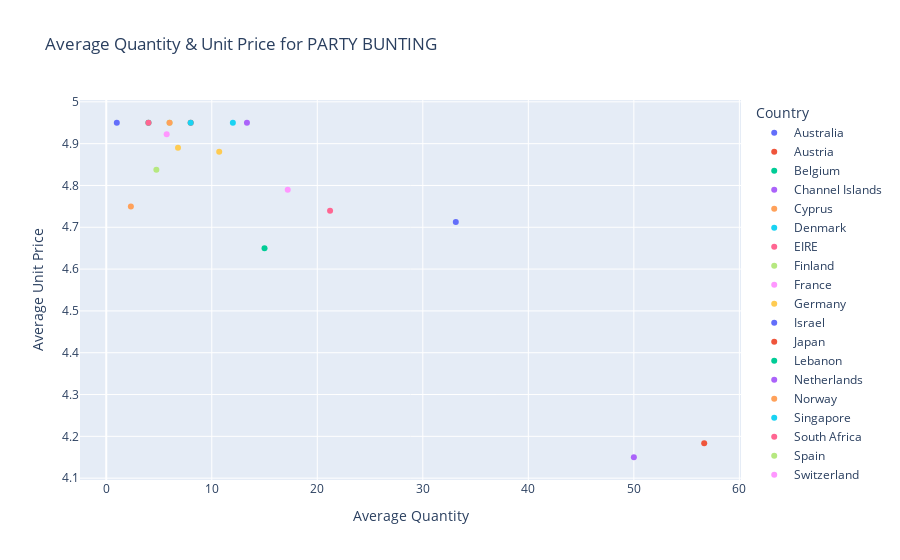

The notebook cell this image was saved under:
### Code cell
fig = px.scatter(avgg, x='Quantity', y='UnitPrice', color='Country',
                 labels={'Quantity': 'Average Quantity', 'UnitPrice': 'Average Unit Price'},
                 title='Average Quantity & Unit Price for PARTY BUNTING')

fig.show()

### Figure 1 — Plotly figure (JSON) as saved in the notebook; plotly's stock layout.template omitted (floating-point values rounded to 4 significant figures)
{"data": [{"hovertemplate": "Country=Australia<br>Average Quantity=%{x}<br>Average Unit Price=%{y}<extra></extra>", "legendgroup": "Australia", "marker": {"color": "#636efa", "symbol": "circle"}, "mode": "markers", "name": "Australia", "orientation": "v", "showlegend": true, "type": "scatter", "x": [33.12], "xaxis": "x", "y": [4.713], "yaxis": "y"}, {"hovertemplate": "Country=Austria<br>Average Quantity=%{x}<br>Average Unit Price=%{y}<extra></extra>", "legendgroup": "Austria", "marker": {"color": "#EF553B", "symbol": "circle"}, "mode": "markers", "name": "Austria", "orientation": "v", "showlegend": true, "type": "scatter", "x": [8], "xaxis": "x", "y": [4.95], "yaxis": "y"}, {"hovertemplate": "Country=Belgium<br>Average Quantity=%{x}<br>Average Unit Price=%{y}<extra></extra>", "legendgroup": "Belgium", "marker": {"color": "#00cc96", "symbol": "circle"}, "mode": "markers", "name": "Belgium", "orientation": "v", "showlegend": true, "type": "scatter", "x": [4], "xaxis": "x", "y": [4.95], "yaxis": "y"}, {"hovertemplate": "Country=Channel Islands<br>Average Quantity=%{x}<br>Average Unit Price=%{y}<extra></extra>", "legendgroup": "Channel Islands", "marker": {"color": "#ab63fa", "symbol": "circle"}, "mode": "markers", "name": "Channel Islands", "orientation": "v", "showlegend": true, "type": "scatter", "x": [13.33], "xaxis": "x", "y": [4.95], "yaxis": "y"}, {"hovertemplate": "Country=Cyprus<br>Average Quantity=%{x}<br>Average Unit Price=%{y}<extra></extra>", "legendgroup": "Cyprus", "marker": {"color": "#FFA15A", "symbol": "circle"}, "mode": "markers", "name": "Cyprus", "orientation": "v", "showlegend": true, "type": "scatter", "x": [2.333], "xaxis": "x", "y": [4.75], "yaxis": "y"}, {"hovertemplate": "Country=Denmark<br>Average Quantity=%{x}<br>Average Unit Price=%{y}<extra></extra>", "legendgroup": "Denmark", "marker": {"color": "#19d3f3", "symbol": "circle"}, "mode": "markers", "name": "Denmark", "orientation": "v", "showlegend": true, "type": "scatter", "x": [12], "xaxis": "x", "y": [4.95], "yaxis": "y"}, {"hovertemplate": "Country=EIRE<br>Average Quantity=%{x}<br>Average Unit Price=%{y}<extra></extra>", "legendgroup": "EIRE", "marker": {"color": "#FF6692", "symbol": "circle"}, "mode": "markers", "name": "EIRE", "orientation": "v", "showlegend": true, "type": "scatter", "x": [21.21], "xaxis": "x", "y": [4.739], "yaxis": "y"}, {"hovertemplate": "Country=Finland<br>Average Quantity=%{x}<br>Average Unit Price=%{y}<extra></extra>", "legendgroup": "Finland", "marker": {"color": "#B6E880", "symbol": "circle"}, "mode": "markers", "name": "Finland", "orientation": "v", "showlegend": true, "type": "scatter", "x": [6], "xaxis": "x", "y": [4.95], "yaxis": "y"}, {"hovertemplate": "Country=France<br>Average Quantity=%{x}<br>Average Unit Price=%{y}<extra></extra>", "legendgroup": "France", "marker": {"color": "#FF97FF", "symbol": "circle"}, "mode": "markers", "name": "France", "orientation": "v", "showlegend": true, "type": "scatter", "x": [5.727], "xaxis": "x", "y": [4.923], "yaxis": "y"}, {"hovertemplate": "Country=Germany<br>Average Quantity=%{x}<br>Average Unit Price=%{y}<extra></extra>", "legendgroup": "Germany", "marker": {"color": "#FECB52", "symbol": "circle"}, "mode": "markers", "name": "Germany", "orientation": "v", "showlegend": true, "type": "scatter", "x": [6.8], "xaxis": "x", "y": [4.89], "yaxis": "y"}, {"hovertemplate": "Country=Israel<br>Average Quantity=%{x}<br>Average Unit Price=%{y}<extra></extra>", "legendgroup": "Israel", "marker": {"color": "#636efa", "symbol": "circle"}, "mode": "markers", "name": "Israel", "orientation": "v", "showlegend": true, "type": "scatter", "x": [1], "xaxis": "x", "y": [4.95], "yaxis": "y"}, {"hovertemplate": "Country=Japan<br>Average Quantity=%{x}<br>Average Unit Price=%{y}<extra></extra>", "legendgroup": "Japan", "marker": {"color": "#EF553B", "symbol": "circle"}, "mode": "markers", "name": "Japan", "orientation": "v", "showlegend": true, "type": "scatter", "x": [56.67], "xaxis": "x", "y": [4.183], "yaxis": "y"}, {"hovertemplate": "Country=Lebanon<br>Average Quantity=%{x}<br>Average Unit Price=%{y}<extra></extra>", "legendgroup": "Lebanon", "marker": {"color": "#00cc96", "symbol": "circle"}, "mode": "markers", "name": "Lebanon", "orientation": "v", "showlegend": true, "type": "scatter", "x": [15], "xaxis": "x", "y": [4.65], "yaxis": "y"}, {"hovertemplate": "Country=Netherlands<br>Average Quantity=%{x}<br>Average Unit Price=%{y}<extra></extra>", "legendgroup": "Netherlands", "marker": {"color": "#ab63fa", "symbol": "circle"}, "mode": "markers", "name": "Netherlands", "orientation": "v", "showlegend": true, "type": "scatter", "x": [50], "xaxis": "x", "y": [4.15], "yaxis": "y"}, {"hovertemplate": "Country=Norway<br>Average Quantity=%{x}<br>Average Unit Price=%{y}<extra></extra>", "legendgroup": "Norway", "marker": {"color": "#FFA15A", "symbol": "circle"}, "mode": "markers", "name": "Norway", "orientation": "v", "showlegend": true, "type": "scatter", "x": [6], "xaxis": "x", "y": [4.95], "yaxis": "y"}, {"hovertemplate": "Country=Singapore<br>Average Quantity=%{x}<br>Average Unit Price=%{y}<extra></extra>", "legendgroup": "Singapore", "marker": {"color": "#19d3f3", "symbol": "circle"}, "mode": "markers", "name": "Singapore", "orientation": "v", "showlegend": true, "type": "scatter", "x": [8], "xaxis": "x", "y": [4.95], "yaxis": "y"}, {"hovertemplate": "Country=South Africa<br>Average Quantity=%{x}<br>Average Unit Price=%{y}<extra></extra>", "legendgroup": "South Africa", "marker": {"color": "#FF6692", "symbol": "circle"}, "mode": "markers", "name": "South Africa", "orientation": "v", "showlegend": true, "type": "scatter", "x": [4], "xaxis": "x", "y": [4.95], "yaxis": "y"}, {"hovertemplate": "Country=Spain<br>Average Quantity=%{x}<br>Average Unit Price=%{y}<extra></extra>", "legendgroup": "Spain", "marker": {"color": "#B6E880", "symbol": "circle"}, "mode": "markers", "name": "Spain", "orientation": "v", "showlegend": true, "type": "scatter", "x": [4.75], "xaxis": "x", "y": [4.838], "yaxis": "y"}, {"hovertemplate": "Country=Switzerland<br>Average Quantity=%{x}<br>Average Unit Price=%{y}<extra></extra>", "legendgroup": "Switzerland", "marker": {"color": "#FF97FF", "symbol": "circle"}, "mode": "markers", "name": "Switzerland", "orientation": "v", "showlegend": true, "type": "scatter", "x": [17.2], "xaxis": "x", "y": [4.79], "yaxis": "y"}, {"hovertemplate": "Country=United Kingdom<br>Average Quantity=%{x}<br>Average Unit Price=%{y}<extra></extra>", "legendgroup": "United Kingdom", "marker": {"color": "#FECB52", "symbol": "circle"}, "mode": "markers", "name": "United Kingdom", "orientation": "v", "showlegend": true, "type": "scatter", "x": [10.71], "xaxis": "x", "y": [4.881], "yaxis": "y"}], "layout": {"legend": {"title": {"text": "Country"}, "tracegroupgap": 0}, "title": {"text": "Average Quantity & Unit Price for PARTY BUNTING"}, "xaxis": {"anchor": "y", "domain": [0, 1], "title": {"text": "Average Quantity"}}, "yaxis": {"anchor": "x", "domain": [0, 1], "title": {"text": "Average Unit Price"}}}}
